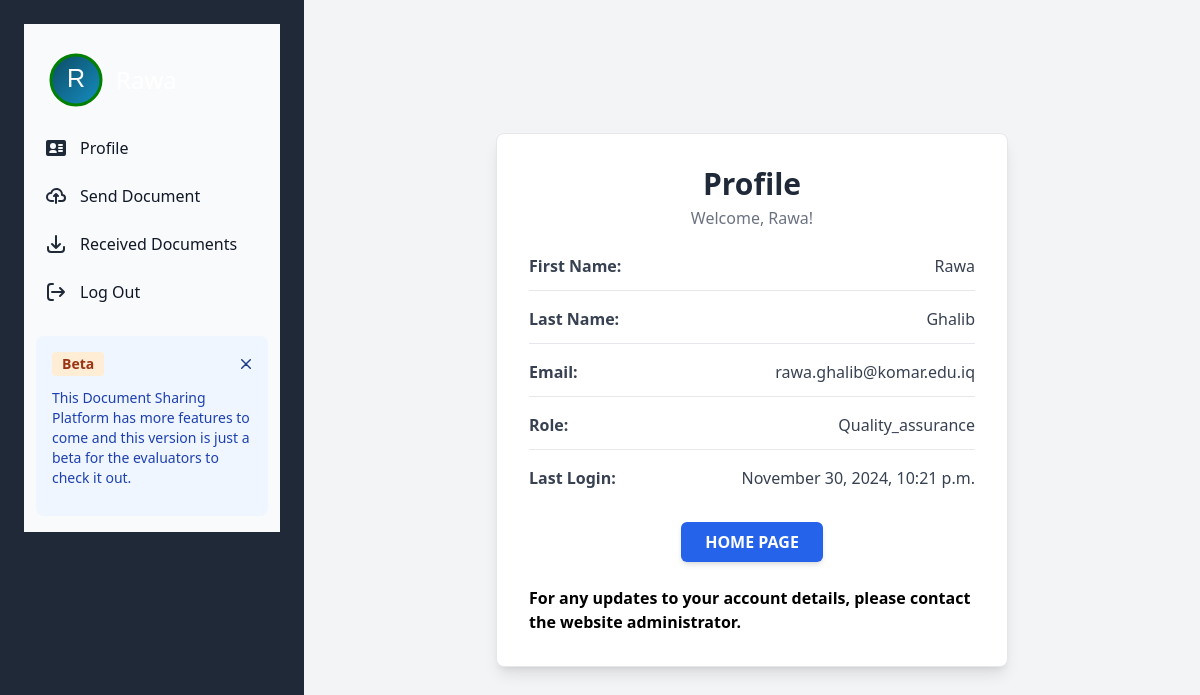
Before: /accounts/profile/ (signed in) with the older database file.
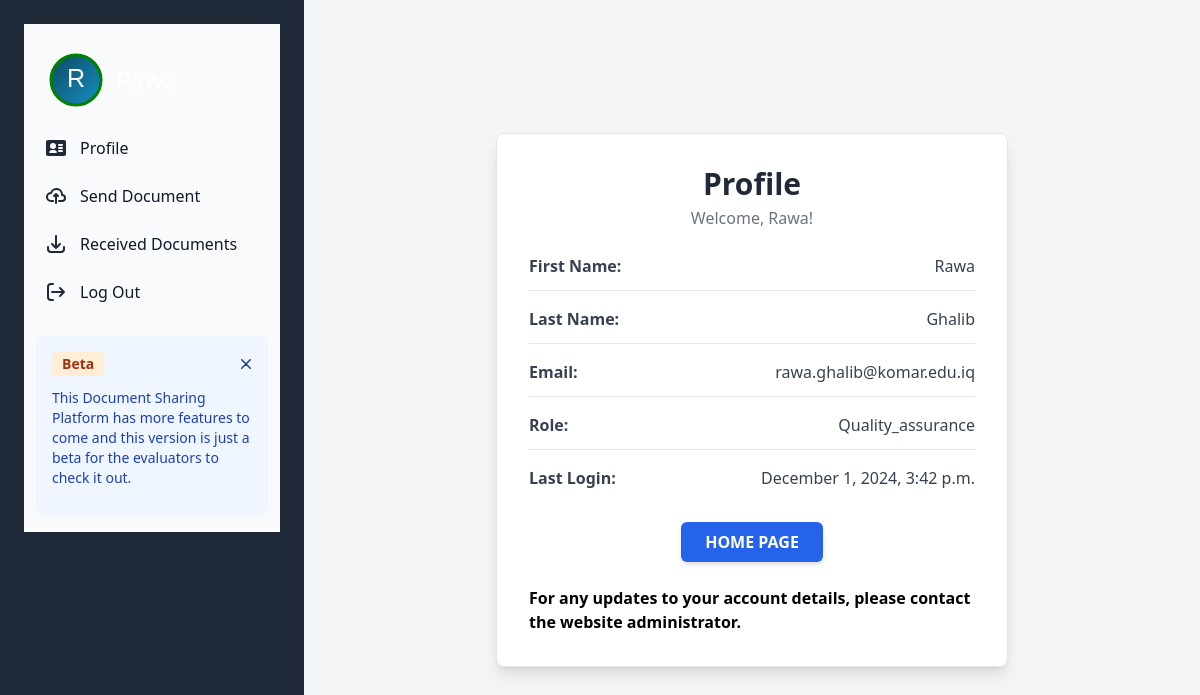
After: the same page with the newer database file.
### accounts/models.py (models this page shows, shortened)
class CustomUser(AbstractBaseUser):
    ROLE_CHOICES = [
        ('faculty', 'Faculty'),
        ('chairperson', 'Chairperson'),
        ('exam_committee', 'Exam Committee'),
        ('quality_assurance', 'Quality Assurance'),
    ]
    email = models.EmailField(unique=True)
    first_name = models.CharField(max_length=50)
    last_name = models.CharField(max_length=50)
    role = models.CharField(max_length=20, choices=ROLE_CHOICES)
    is_active = models.BooleanField(default=True)
    is_staff = models.BooleanField(default=False)
    public_key = models.BinaryField(default=None, null=True)
    objects = CustomUserManager()
    USERNAME_FIELD = 'email'
    REQUIRED_FIELDS = ['first_name', 'last_name', 'role']

### accounts/views.py (the view)
# urls.py: path('profile/', views.user_information, name='user_profile'),
def user_information(request):
    user_info = CustomUser.objects.get(id=request.user.id)
    return render(request, 'my_profile.html', {'user_info': user_info})

### accounts/templates/my_profile.html
{% include '_base.html' %}
{% block content %}
<div class="flex flex-col md:flex-row bg-gray-100 min-h-screen">
    <aside class="bg-gray-800 text-white p-6 md:h-screen">
        {% include 'sidebar.html' %}
    </aside>
    <main class="flex-1 p-8 flex flex-col items-center justify-center">
        <div class="bg-white p-8 rounded-lg shadow-lg w-full max-w-lg border border-gray-200">
            <div class="text-center mb-6">
                <h1 class="text-3xl font-bold text-gray-800">Profile</h1>
                <p class="text-gray-500 mt-1">Welcome, {{ request.user.first_name.capitalize }}!</p>
            </div>
            <div class="space-y-4 text-gray-700">
                <div class="flex items-center justify-between border-b pb-3">
                    <span class="font-semibold">First Name:</span>
                    <span>{{ request.user.first_name.capitalize }}</span>
                </div>
                <div class="flex items-center justify-between border-b pb-3">
                    <span class="font-semibold">Last Name:</span>
                    <span>{{ request.user.last_name.capitalize }}</span>
                </div>
                <div class="flex items-center justify-between border-b pb-3">
                    <span class="font-semibold">Email:</span>
                    <span>{{ request.user.email }}</span>
                </div>
                <div class="flex items-center justify-between border-b pb-3">
                    <span class="font-semibold">Role:</span>
                    <span>{{ request.user.role.capitalize }}</span>
                </div>
                <div class="flex items-center justify-between">
                    <span class="font-semibold">Last Login:</span>
                    <span>{{ request.user.last_login|date:"F j, Y, g:i a" }}</span>
                </div>
            </div>
                  <div class="mt-8 text-center">
                <a href="{% url 'home' %}" class="inline-block px-6 py-2 bg-blue-600 text-white rounded-md font-semibold hover:bg-blue-700 transition duration-300 shadow-md">
                    HOME PAGE
                </a>
            </div>
            <br>
            <p class="text-black font-bold space-y-4">For any updates to your account details, please contact the website administrator.</p>
        </div>
    </main>
</div>
{% endblock %}

### accounts/templates/sidebar.html (shortened to what this page needs)
{% extends '_base.html' %}
{% block content %}
{% if user.is_authenticated %}
<aside id="cta-button-sidebar" class=" sticky w-64 transition-transform -translate-x-full sm:translate-x-0" aria-label="Sidebar">
   <div class="h-full px-3 py-4 overflow-y-auto bg-gray-50 dark:bg-gray-800">
      <ul class="space-y-2 font-medium">
         <li class="flex flex-row items-center">
                <svg height="80" width="80" xmlns="http://www.w3.org/2000/svg">
  <defs>
    <linearGradient id="grad1" x1="0%" y1="0%" x2="100%" y2="100%">
      <stop offset="0%" style="stop-color: #0d4a63; stop-opacity: 1"></stop>
      <stop offset="100%" style="stop-color: #158fc2; stop-opacity: 1"></stop>
    </linearGradient>
  </defs>
  <circle cx="40" cy="40" r="25" fill="url(#grad1)" stroke="green" stroke-width="3"></circle>
  <text
    fill="#ffffff"
    font-size="25"
    font-family="Verdana, sans-serif"
    x="40"
    y="40"
    text-anchor="middle"
    dominant-baseline="middle"
  >
    {{ user.first_name.capitalize|slice:":1" }}
  </text>
</svg>
<p class="text-2xl text-white">{{ user.first_name.capitalize }}</p>
         </li>
         <li>
            <a href="{% url 'user_profile' %}" class="flex items-center p-2 text-gray-900 rounded-lg dark:text-white hover:bg-gray-100 dark:hover:bg-gray-700 group">
               <span class="flex-1 ms-3 whitespace-nowrap">Profile</span>
            </a>
         </li>
          <li>
            <a href="{% url 'send_document' %}" class="flex items-center p-2 text-gray-900 rounded-lg dark:text-white hover:bg-gray-100 dark:hover:bg-gray-700 group">
               <span class="flex-1 ms-3 whitespace-nowrap">Send Document</span>
            </a>
         </li>
         <li>
            <a href="{% url 'received_documents' %}" class="flex items-center p-2 text-gray-900 rounded-lg dark:text-white hover:bg-gray-100 dark:hover:bg-gray-700 group">
               <span class="flex-1 ms-3 whitespace-nowrap">Received Documents</span>
            </a>
         </li>
         <li>
            <a href="{% url 'logout' %}" class="flex items-center p-2 text-gray-900 rounded-lg dark:text-white hover:bg-gray-100 dark:hover:bg-gray-700 group">
               <span class="flex-1 ms-3 whitespace-nowrap">Log Out</span>
            </a>
         </li>
      </ul>
      <div id="dropdown-cta" class="p-4 mt-6 rounded-lg bg-blue-50 dark:bg-blue-900" role="alert">
         <div class="flex items-center mb-3">
            <span class="bg-orange-100 text-orange-800 text-sm font-semibold me-2 px-2.5 py-0.5 rounded dark:bg-orange-200 dark:text-orange-900">Beta</span>
            <button type="button" class="ms-auto -mx-1.5 -my-1.5 bg-blue-50 inline-flex justify-center items-center w-6 h-6 text-blue-900 rounded-lg focus:ring-2 focus:ring-blue-400 p-1 hover:bg-blue-200 dark:bg-blue-900 dark:text-blue-400 dark:hover:bg-blue-800" data-dismiss-target="#dropdown-cta" aria-label="Close">
               <svg class="w-2.5 h-2.5" aria-hidden="true" xmlns="http://www.w3.org/2000/svg" fill="none" viewBox="0 0 14 14">
                  <path stroke="currentColor" stroke-linecap="round" stroke-linejoin="round" stroke-width="2" d="m1 1 6 6m0 0 6 6M7 7l6-6M7 7l-6 6"/>
               </svg>
            </button>
         </div>
         <p class="mb-3 text-sm text-blue-800 dark:text-blue-400">
            This Document Sharing Platform has more features to come and this version is just a beta for the evaluators to check it out.
         </p>
      </div>
   </div>
</aside>
{% endif %}
{% endblock %}

Changed rows visible on the page:
changed CustomUser "Rawa": user.last_login "November 30, 2024, 10:21 p.m." → "December 1, 2024, 3:42 p.m."
